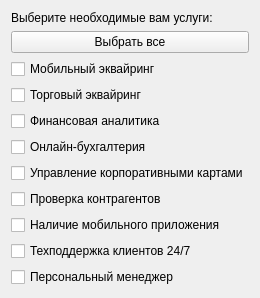
            <widget class="QWidget" name="scrollAreaWidgetContents_4">
             <property name="geometry">
              <rect>
               <x>0</x>
               <y>0</y>
               <width>235</width>
               <height>274</height>
              </rect>
             </property>
             <layout class="QVBoxLayout" name="verticalLayout_5">
              <item>
               <widget class="QLabel" name="label_19">
                <property name="text">
                 <string>Выберите необходимые вам услуги:</string>
                </property>
               </widget>
              </item>
              <item>
               <widget class="QPushButton" name="selectAll_2">
                <property name="text">
                 <string>Выбрать все</string>
                </property>
               </widget>
              </item>
              <item>
               <widget class="QCheckBox" name="mobileTrade_biz">
                <property name="text">
                 <string>Мобильный эквайринг</string>
                </property>
               </widget>
              </item>
              <item>
               <widget class="QCheckBox" name="trade_biz">
                <property name="text">
                 <string>Торговый эквайринг</string>
                </property>
               </widget>
              </item>
              <item>
               <widget class="QCheckBox" name="analitics_biz">
                <property name="text">
                 <string>Финансовая аналитика</string>
                </property>
               </widget>
              </item>
              <item>
               <widget class="QCheckBox" name="onlineAccounting_biz">
                <property name="text">
                 <string>Онлайн-бухгалтерия</string>
                </property>
               </widget>
              </item>
              <item>
               <widget class="QCheckBox" name="cards_biz">
                <property name="text">
                 <string>Управление корпоративными картами</string>
                </property>
               </widget>
              </item>
              <item>
               <widget class="QCheckBox" name="checkAgents_biz">
                <property name="text">
                 <string>Проверка контрагентов</string>
                </property>
               </widget>
              </item>
              <item>
               <widget class="QCheckBox" name="mobileApp_biz">
                <property name="text">
                 <string>Наличие мобильного приложения</string>
                </property>
               </widget>
              </item>
              <item>
               <widget class="QCheckBox" name="clientSupport_biz">
                <property name="text">
                 <string>Техподдержка клиентов 24/7</string>
                </property>
               </widget>
              </item>
              <item>
               <widget class="QCheckBox" name="personalManager_biz">
                <property name="text">
                 <string>Персональный менеджер</string>
                </property>
               </widget>
              </item>
             </layout>
            </widget>
